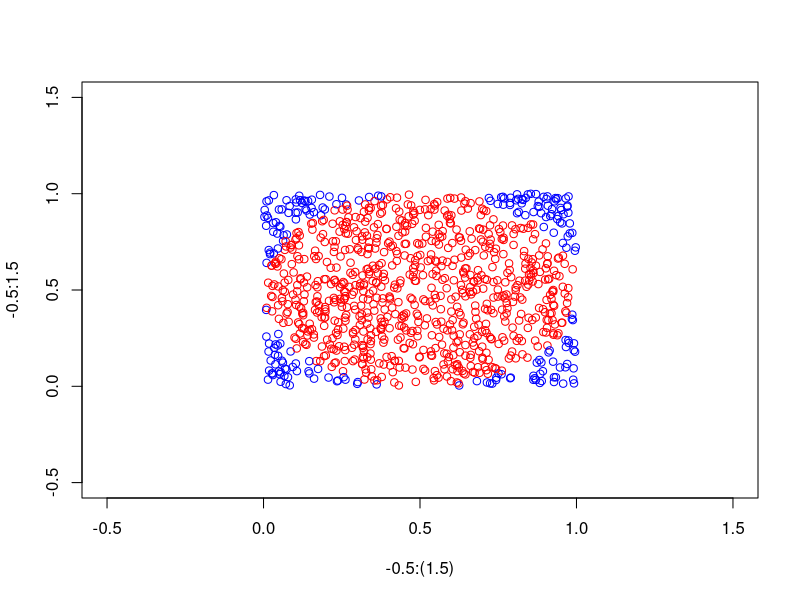
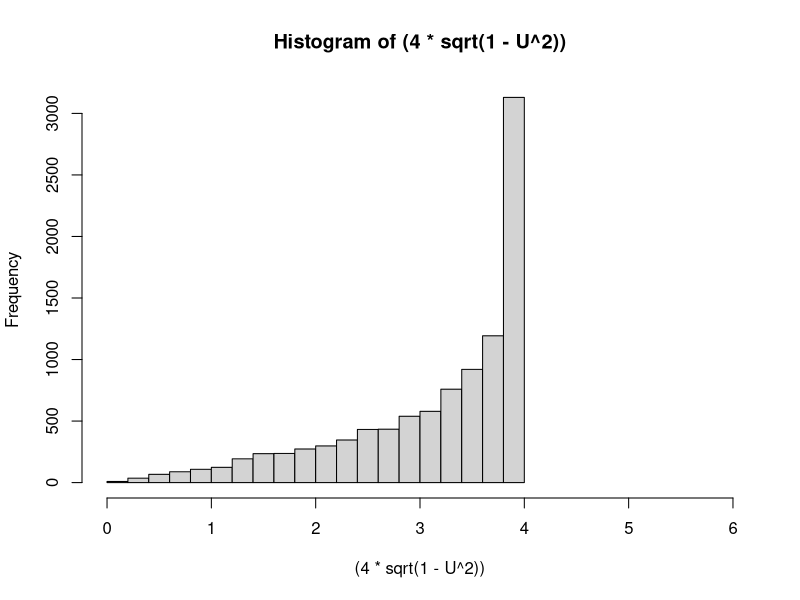
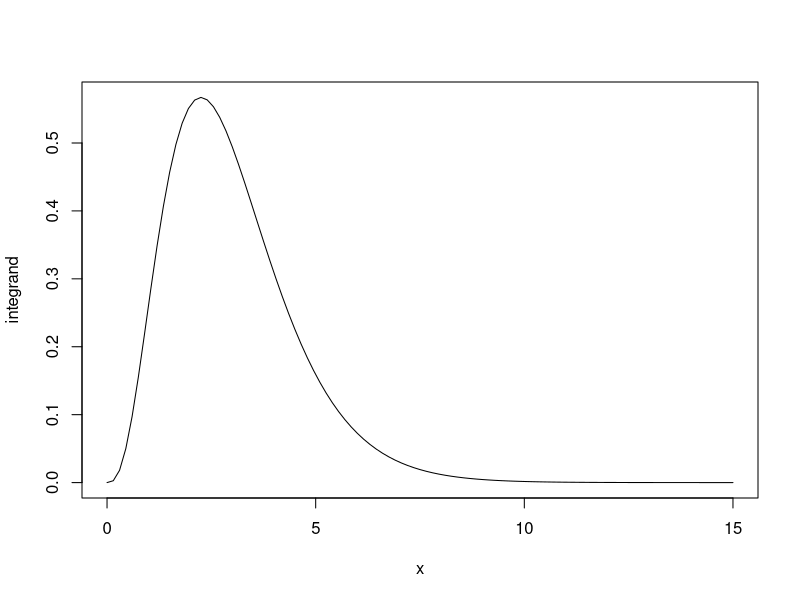
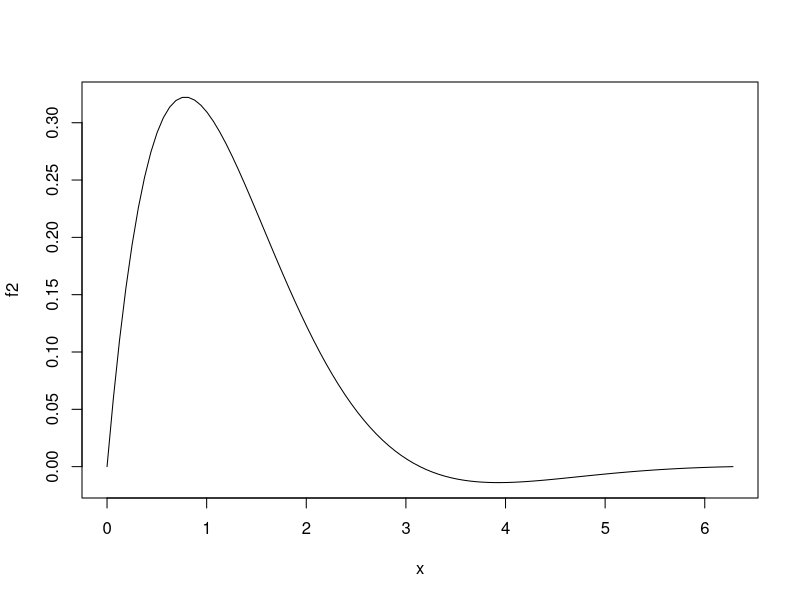
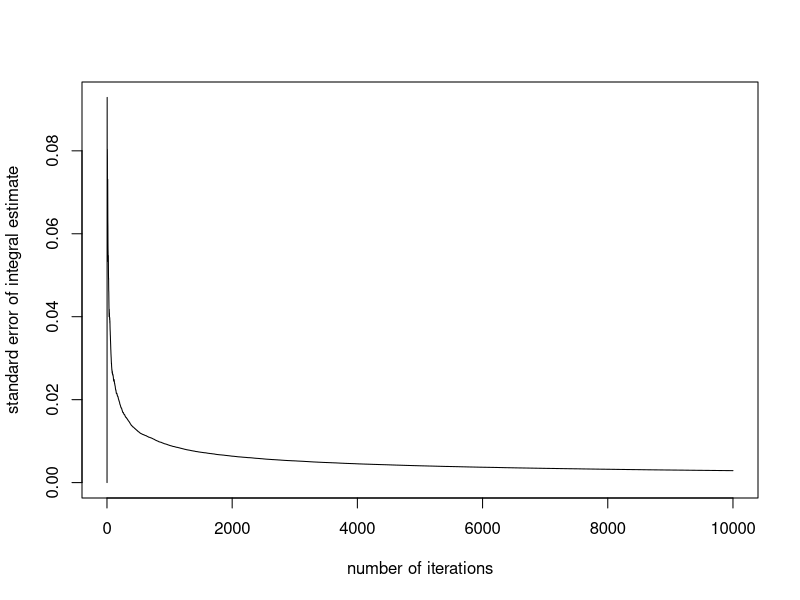
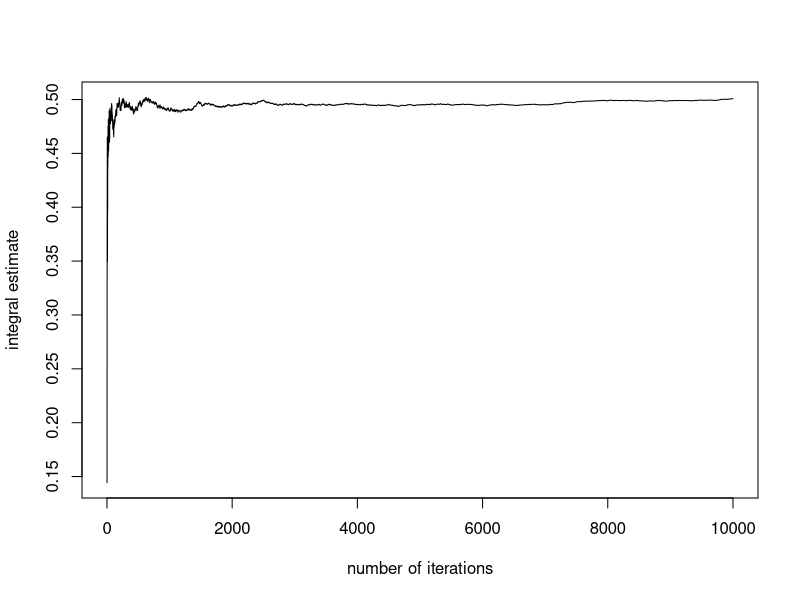

Here is the R script that generated these plots, in order:
options(scipen=999)

#1
r<-.5
n=1000
circle<-0

plot(-.5:(1.5), -.5:1.5, type = "n") 
for (i in 1:n) {
	xy<-c( runif(2,0,1) )
	if ((xy[1]-r)^2+(xy[2]-r)^2 < r^2) {circle<-circle + 1; 
		points(xy[1],xy[2],col="red")  } else {
		 points(xy[1],xy[2],col="blue") } }

4*(circle/1000) 

(circle/1000) * (1 -  (circle/1000)  ) / n




#2 

#example
U=runif(10000,0,1)
hist( (4*sqrt(1-U^2) )  , xlim=c(0,6))
sum( (4*sqrt(1-U^2) ) /10000 )




integrand <- function(x) {exp((-4*x)/3)*x^3 }
plot(integrand,xlim=c(0,15))
integrate(integrand  ,0, Inf )

n=10000
h<-rep(0,n)
for ( i in 1:n) {  U<-runif(1);	
h[i]<- exp((-4+4*U)/(3*U)) * ((1-U)/U)^3 * (1/U)^2;  }

barhn<-sum(h)/n;barhn

round(h,5)

sum( (h-barhn)^2 )/(n^2)

((4/3)^4)/gamma(4)


#3

f2<-function(y) {exp(-y) * sin(y) }

plot(f2,xlim=c(0,2*pi))
 integrate(f2,0,2*pi)

uj<-runif(10000)
ihat2<-cumsum(uj)/(1:10000)
serrhat2<-sqrt(cumsum((uj-ihat2)^2))/(1:10000)

plot(seq(1:10000),serrhat2,type="l",
	xlab="number of iterations",
	ylab="standard error of integral estimate",main=" ")


plot(seq(1:10000),ihat2,type="l",
	xlab="number of iterations",ylab="integral estimate",main=" ")


#5


#need while loop

AR<-rep(NA,1000)

for (i in 1:1000) {  y=runif(1) ;  ifelse( runif(1) <= (1/3)* y*(1-y),
	AR[i]<-y 	, next) }
